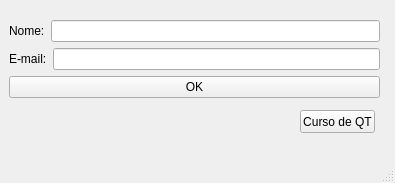
<?xml version="1.0" encoding="UTF-8"?>
<ui version="4.0">
 <class>MainWindow</class>
 <widget class="QMainWindow" name="MainWindow">
  <property name="geometry">
   <rect>
    <x>0</x>
    <y>0</y>
    <width>395</width>
    <height>183</height>
   </rect>
  </property>
  <property name="windowTitle">
   <string>MainWindow</string>
  </property>
  <widget class="QWidget" name="centralwidget">
   <widget class="QPushButton" name="pushButton_2">
    <property name="geometry">
     <rect>
      <x>300</x>
      <y>110</y>
      <width>75</width>
      <height>23</height>
     </rect>
    </property>
    <property name="text">
     <string>Curso de QT</string>
    </property>
   </widget>
   <widget class="QWidget" name="">
    <property name="geometry">
     <rect>
      <x>9</x>
      <y>20</y>
      <width>371</width>
      <height>81</height>
     </rect>
    </property>
    <layout class="QVBoxLayout" name="verticalLayout">
     <item>
      <layout class="QHBoxLayout" name="horizontalLayout">
       <item>
        <widget class="QLabel" name="label">
         <property name="text">
          <string>Nome:</string>
         </property>
        </widget>
       </item>
       <item>
        <widget class="QLineEdit" name="txt_nome"/>
       </item>
      </layout>
     </item>
     <item>
      <layout class="QHBoxLayout" name="horizontalLayout_2">
       <item>
        <widget class="QLabel" name="label_2">
         <property name="text">
          <string>E-mail:</string>
         </property>
        </widget>
       </item>
       <item>
        <widget class="QLineEdit" name="txt_email"/>
       </item>
      </layout>
     </item>
     <item>
      <widget class="QPushButton" name="btn_ok">
       <property name="text">
        <string>OK</string>
       </property>
      </widget>
     </item>
    </layout>
   </widget>
  </widget>
  <widget class="QMenuBar" name="menubar">
   <property name="geometry">
    <rect>
     <x>0</x>
     <y>0</y>
     <width>395</width>
     <height>21</height>
    </rect>
   </property>
  </widget>
  <widget class="QStatusBar" name="statusbar"/>
 </widget>
 <resources/>
 <connections/>
</ui>
